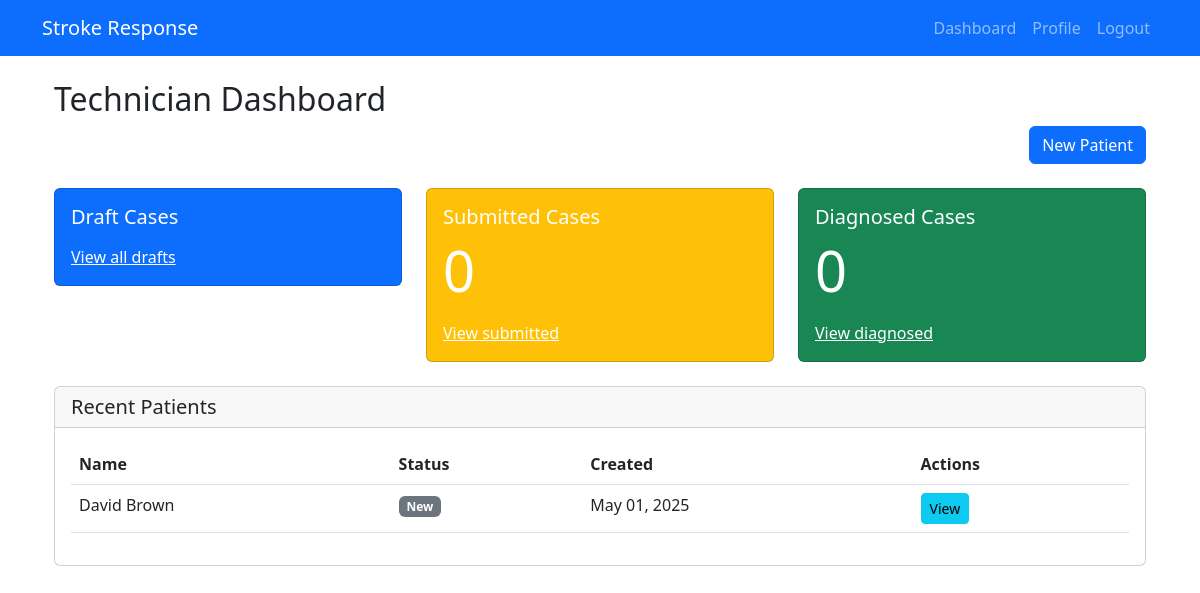
Before: /technician/ (signed in) with the older database file.
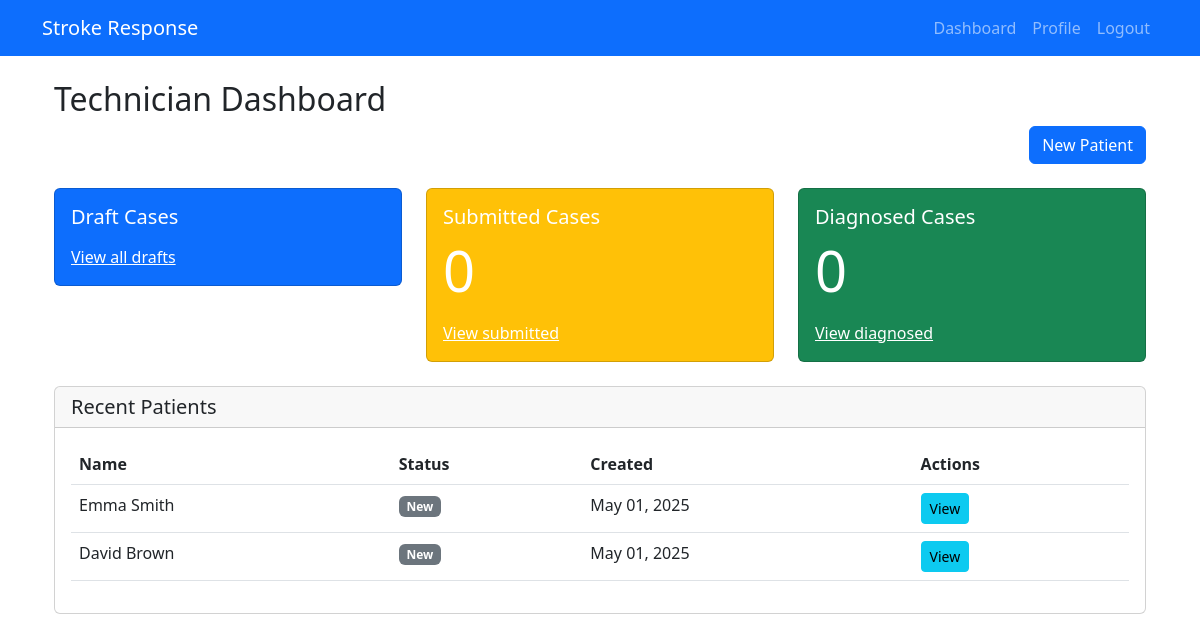
After: the same page with the newer database file.
### technician/models.py (models this page shows, shortened)
class Patient(models.Model):
    STATUS_CHOICES = [
        ('NEW', 'New'),
        ('SUBMITTED', 'Submitted for Review'),
        ('REVIEWED', 'Under Review'),
        ('DIAGNOSED', 'Diagnosed'),
        ('DISCHARGED', 'Discharged'),
    ]
    GENDER_CHOICES = [
        ('M', 'Male'),
        ('F', 'Female'),
        ('O', 'Other'),
    ]
    first_name = models.CharField(max_length=100)
    last_name = models.CharField(max_length=100)
    date_of_birth = models.DateField()
    gender = models.CharField(max_length=1, choices=GENDER_CHOICES)
    contact_number = models.CharField(max_length=15, blank=True)
    address = models.TextField(blank=True)
    emergency_contact_name = models.CharField(max_length=100, blank=True)
    emergency_contact_number = models.CharField(max_length=15, blank=True)
    medical_history = models.TextField(blank=True)
    current_medications = models.TextField(blank=True)
    allergies = models.TextField(blank=True)
    blood_pressure_systolic = models.IntegerField(validators=[MinValueValidator(0), MaxValueValidator(300)])
    blood_pressure_diastolic = models.IntegerField(validators=[MinValueValidator(0), MaxValueValidator(200)])
    heart_rate = models.IntegerField(validators=[MinValueValidator(0), MaxValueValidator(300)])
    respiratory_rate = models.IntegerField(validators=[MinValueValidator(0), MaxValueValidator(100)])
    temperature = models.DecimalField(max_digits=4, decimal_places=1)
    oxygen_saturation = models.IntegerField(validators=[MinValueValidator(0), MaxValueValidator(100)])
    glasgow_coma_scale = models.IntegerField(validators=[MinValueValidator(3), MaxValueValidator(15)])
    chief_complaint = models.TextField()
    notes = models.TextField(blank=True)
    status = models.CharField(max_length=20, choices=STATUS_CHOICES, default='NEW')
    technician = models.ForeignKey(User, on_delete=models.CASCADE, related_name='patients')
    created_at = models.DateTimeField(auto_now_add=True)
    updated_at = models.DateTimeField(auto_now=True)
    class Meta:
        ordering = ['-created_at']

### technician/views.py (the view)
# urls.py: path('', views.dashboard, name='dashboard'),
@login_required
def dashboard(request):
    patients = Patient.objects.filter(technician=request.user).order_by('-created_at')
    paginator = Paginator(patients, 10)
    page_number = request.GET.get('page')
    page_obj = paginator.get_page(page_number)
    context = {
        'page_obj': page_obj,
        'new_count': patients.filter(status='NEW').count(),
        'submitted_count': patients.filter(status='SUBMITTED').count(),
        'diagnosed_count': patients.filter(status='DIAGNOSED').count(),
    }
    return render(request, 'technician/dashboard.html', context)

### technician/templates/technician/dashboard.html (shortened to what this page needs)
{% extends "base.html" %}
{% block content %}
<div class="container">
    <div class="row mb-4">
        <div class="col-md-12">
            <h2>Technician Dashboard</h2>
            <a href="{% url 'technician:patient_new' %}" class="btn btn-primary float-end">
                 New Patient
            </a>
        </div>
    </div>
    <div class="row mb-4">
        <div class="col-md-4">
            <div class="card text-white bg-primary">
                <div class="card-body">
                    <h5 class="card-title">Draft Cases</h5>
                    <a href="{% url 'technician:patient_list' %}?status=DRAFT" class="text-white">View all drafts</a>
                </div>
            </div>
        </div>
        <div class="col-md-4">
            <div class="card text-white bg-warning">
                <div class="card-body">
                    <h5 class="card-title">Submitted Cases</h5>
                    <p class="card-text display-4">{{ submitted_count }}</p>
                    <a href="{% url 'technician:patient_list' %}?status=SUBMITTED" class="text-white">View submitted</a>
                </div>
            </div>
        </div>
        <div class="col-md-4">
            <div class="card text-white bg-success">
                <div class="card-body">
                    <h5 class="card-title">Diagnosed Cases</h5>
                    <p class="card-text display-4">{{ diagnosed_count }}</p>
                    <a href="{% url 'technician:patient_list' %}?status=DIAGNOSED" class="text-white">View diagnosed</a>
                </div>
            </div>
        </div>
    </div>
    <div class="row">
        <div class="col-md-12">
            <div class="card">
                <div class="card-header">
                    <h5 class="card-title mb-0">Recent Patients</h5>
                </div>
                <div class="card-body">
                    <div class="table-responsive">
                        <table class="table table-hover">
                            <thead>
                                <tr>
                                    <th>Name</th>
                                    <th>Status</th>
                                    <th>Created</th>
                                    <th>Actions</th>
                                </tr>
                            </thead>
                            <tbody>
                                {% for patient in page_obj %}
                                <tr>
                                    <td>{{ patient.first_name }} {{ patient.last_name }}</td>
                                    <td>
                                        <span class="badge {% if patient.status == 'DRAFT' %}bg-primary
                                            {% elif patient.status == 'SUBMITTED' %}bg-warning
                                            {% elif patient.status == 'DIAGNOSED' %}bg-success
                                            {% else %}bg-secondary{% endif %}">
                                            {{ patient.get_status_display }}
                                        </span>
                                    </td>
                                    <td>{{ patient.created_at|date:"M d, Y" }}</td>
                                    <td>
                                        <a href="{% url 'technician:patient_detail' pk=patient.pk %}" class="btn btn-sm btn-info">
                                            View
                                        </a>
                                    </td>
                                </tr>
                                {% empty %}
                                <tr>
                                    <td colspan="4" class="text-center">No patients found.</td>
                                </tr>
                                {% endfor %}
                            </tbody>
                        </table>
                    </div>
                </div>
            </div>
        </div>
    </div>
</div>
{% endblock %}

Changed rows visible on the page:
added Patient: first_name "Emma", last_name "Smith", status "New", created_at "May 01, 2025"
